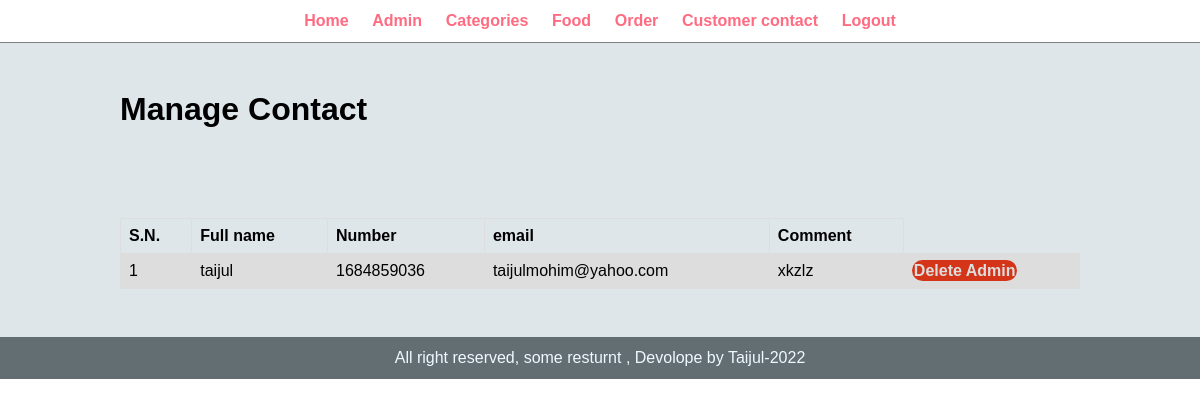
Screenshot of /admin/manage-contact.php (signed in) with the database file from the repository.
### tables this page shows
CREATE TABLE `contact` (
  `id` int(11) NOT NULL,
  `full_name` varchar(200) NOT NULL,
  `number` int(200) NOT NULL,
  `email` varchar(200) NOT NULL,
  `comment` varchar(255) NOT NULL
);

### admin/manage-contact.php (the view, shortened to what this page needs)
<?php include("partials/menu.php");?>
    <div class="main-content">
        <div class="wrapper">
          <h1>Manage Contact</h1>
           <br> <br>
           <br>
        <br>
        <br>
    <table class="tbl-full">
  <tr>
    <th>S.N.</th>
    <th>Full name</th>
    <th>Number</th>
    <th>email</th>
    <th>Comment</th>
  </tr>
  <?php
  $sql="SELECT * FROM contact";
  $query=mysqli_query($conn,$sql);
  $sn=1;
  while($row=mysqli_fetch_array($query)){
   $id=$row['id'] ;
   $name=$row['full_name'];
    $number=$row['number'];
   $email=$row['email'];
    $comment=$row['comment'];
  ?>
  <tr>
    <td><?php echo $sn++;?></td>
    <td><?php echo $name?></td>
    <td><?php echo $number?></td>
    <td><?php echo $email ?> </td>
    <td><?php echo $comment ?> </td>
    <td>
      <a class="btn-danger" href="delete-contact.php?id=<?php echo $id?>">Delete Admin</a>
    </td>
  </tr>
  <?php }?>
</table>
        </div>
    </div>
   <?php include("partials/footer.php")?>

### css/admin.css (style rules this page uses)
* { margin: 0; padding: 0; font-family: 'Franklin Gothic Medium', 'Arial Narrow', Arial, sans-serif; }
.wrapper { padding: 1%; width: 80%; margin: 0 auto; }
.btn-danger { background-color: #d43519; padding: 1%; color: #dddddd; text-decoration: none; font-weight: bold; border-radius: 15px; }
.tbl-full { font-family: arial, sans-serif; border-collapse: collapse; width: 100%; }
td, th { border: 1px solid #dddddd; text-align: left; padding: 8px; }
tr:nth-child(even) { background-color: #dddddd; }
.main-content { background-color: #dfe6e9; padding: 3% 0; }

### rows the page displays
contact: full_name "taijul", number "1684859036", email "taijulmohim@yahoo.com", comment "xkzlz"
